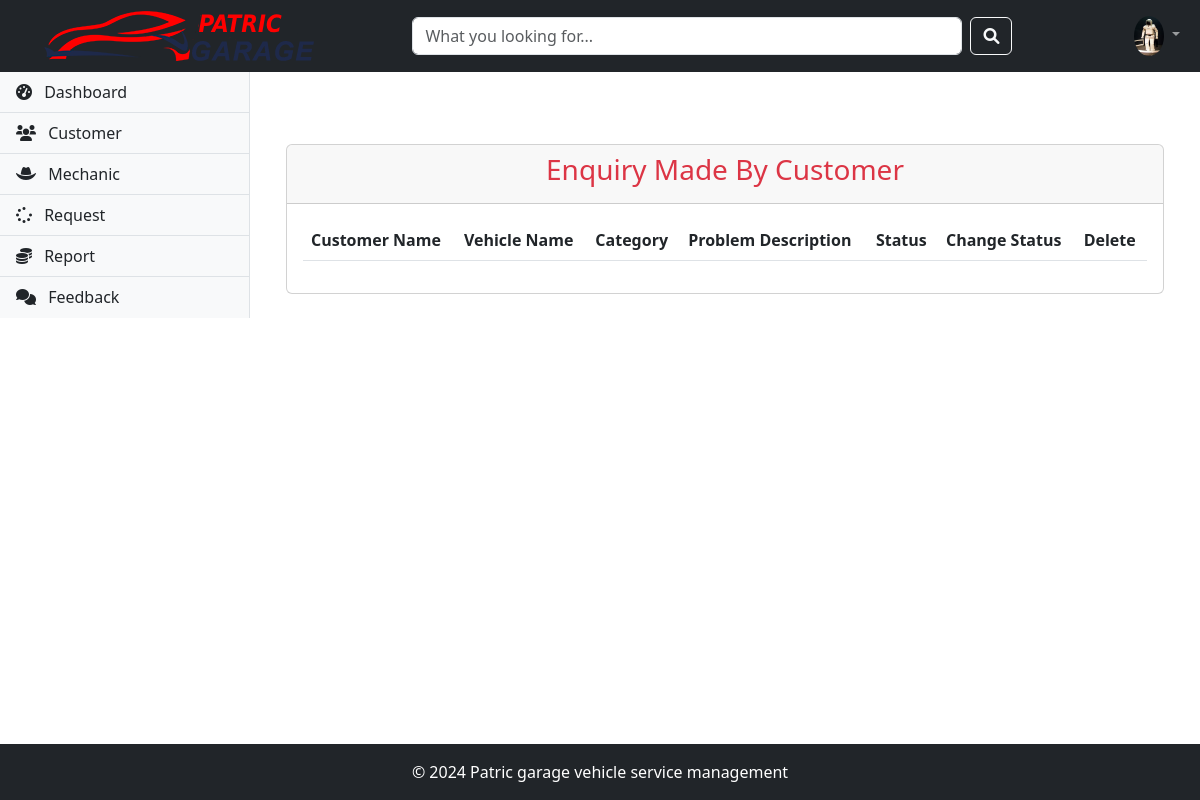
The page /admin-view-request (signed in) on the database as committed earlier.
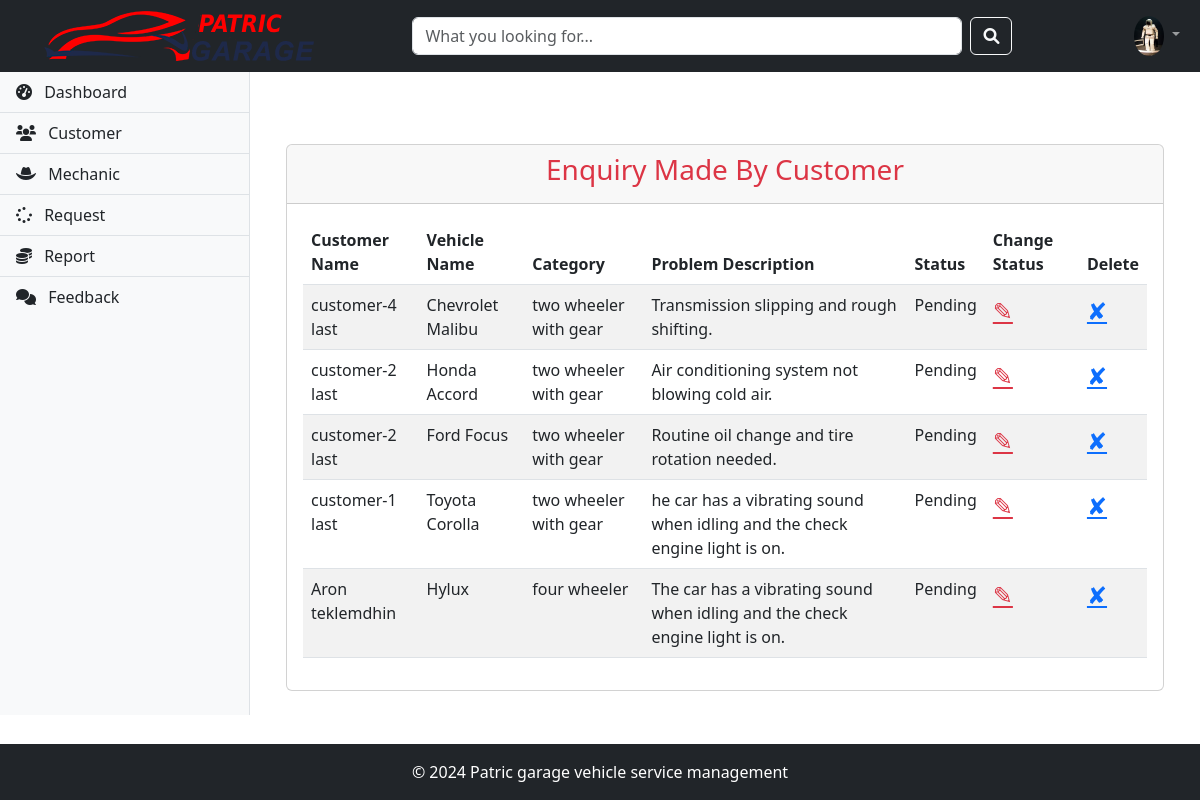
The same page on the database as committed later.
### vehicle/models.py (models this page shows, shortened)
class Customer(models.Model):
    user = models.OneToOneField(User, on_delete=models.CASCADE)
    address = models.CharField(max_length=500)
    mobile = models.CharField(max_length=20)
    profile_pic = models.ImageField(upload_to='profile_pic/CustomerProfilePic/', null=True, blank=True)

class Request(models.Model):
    CATEGORY_CHOICES = (
        ('two wheeler with gear', 'Two Wheeler with Gear'),
        ('two wheeler without gear', 'Two Wheeler without Gear'),
        ('three wheeler', 'Three Wheeler'),
        ('four wheeler', 'Four Wheeler')
    )
    STATUS_CHOICES = (
        ('Pending', 'Pending'),
        ('Approved', 'Approved'),
        ('Repairing', 'Repairing'),
        ('Repairing Done', 'Repairing Done'),
        ('Released', 'Released')
    )
    category = models.CharField(max_length=50, choices=CATEGORY_CHOICES)
    vehicle_no = models.PositiveIntegerField()
    vehicle_name = models.CharField(max_length=40)
    vehicle_model = models.CharField(max_length=40)
    vehicle_brand = models.CharField(max_length=40)
    problem_description = models.CharField(max_length=500)
    date = models.DateField(auto_now_add=True)
    cost = models.PositiveIntegerField(null=True)
    customer = models.ForeignKey('Customer', on_delete=models.CASCADE, null=True)
    mechanic = models.ForeignKey('Mechanic', on_delete=models.CASCADE, null=True)
    status = models.CharField(max_length=50, choices=STATUS_CHOICES, default='Pending')

### vehicle/views.py (the view)
# urls.py: path('admin-view-request',views.admin_view_request_view,name='admin-view-request'),
@login_required(login_url='adminlogin')
def admin_view_request_view(request):
    enquiries = models.Request.objects.all().order_by('-id')
    customers = []
    for enq in enquiries:
        customer = models.Customer.objects.get(id=enq.customer_id)
        customers.append(customer)
    data = zip(customers, enquiries)
    return render(request, 'vehicle/admin_view_request.html', {'data': data})

### vehicle/templates/vehicle/admin_view_request.html
{% extends 'vehicle/adminbase.html' %}
{% block content %}
<div class="container mt-5">
  <div class="row justify-content-center">
    <div class="col-12">
      <div class="card">
        <div class="card-header text-center">
          <h3 class="text-danger">Enquiry Made By Customer</h3>
        </div>
        <div class="card-body">
          <table class="table table-striped table-hover">
            <thead>
              <tr>
                <th>Customer Name</th>
                <th>Vehicle Name</th>
                <th>Category</th>
                <th>Problem Description</th>
                <th>Status</th>
                <th>Change Status</th>
                <th>Delete</th>
              </tr>
            </thead>
            <tbody>
              {% for c, r in data %}
              <tr>
                <td>{{ c.user.first_name }} {{ c.user.last_name }}</td>
                <td>{{ r.vehicle_name }}</td>
                <td>{{ r.category }}</td>
                <td>{{ r.problem_description }}</td>
                <td>{{ r.status }}</td>
                <td>
                  <a href="{% url 'change-status' r.id %}" class="text-danger fs-4" title="Update">&#9998;</a>
                </td>
                <td>
                  <a href="{% url 'admin-delete-request' r.id %}" class="text-primary fs-4" title="Delete">&#10008;</a>
                </td>
              </tr>
              {% endfor %}
            </tbody>
          </table>
        </div>
      </div>
    </div>
  </div>
</div>
{% endblock content %}

Rows that differ between the two databases and show on the page:
now on this page (row unchanged): Customer: user.first_name "customer-4", user.last_name "last", vehicle_name "Chevrolet Malibu", category "two wheeler with gear", problem_description "Transmission slipping and rough shifting.", status "Pending"
now on this page (row unchanged): Customer: user.first_name "customer-2", user.last_name "last", vehicle_name "Honda Accord", category "two wheeler with gear", problem_description "Air conditioning system not blowing cold air.", status "Pending", vehicle_name "Ford Focus", problem_description "Routine oil change and tire rotation needed."
now on this page (row unchanged): Customer: user.first_name "customer-1", user.last_name "last", vehicle_name "Toyota Corolla", category "two wheeler with gear", problem_description "he car has a vibrating sound when idling and the check engine light is on.", status "Pending"
now on this page (row edited): Customer: user.first_name "Aron", user.last_name "teklemdhin", vehicle_name "Hylux", category "four wheeler", problem_description "The car has a vibrating sound when idling and the check engine light is on.", status "Pending"
